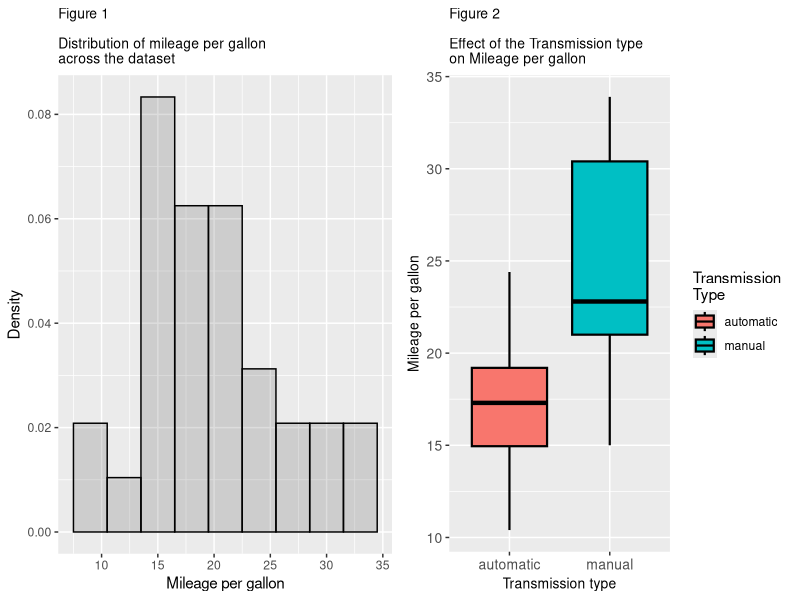
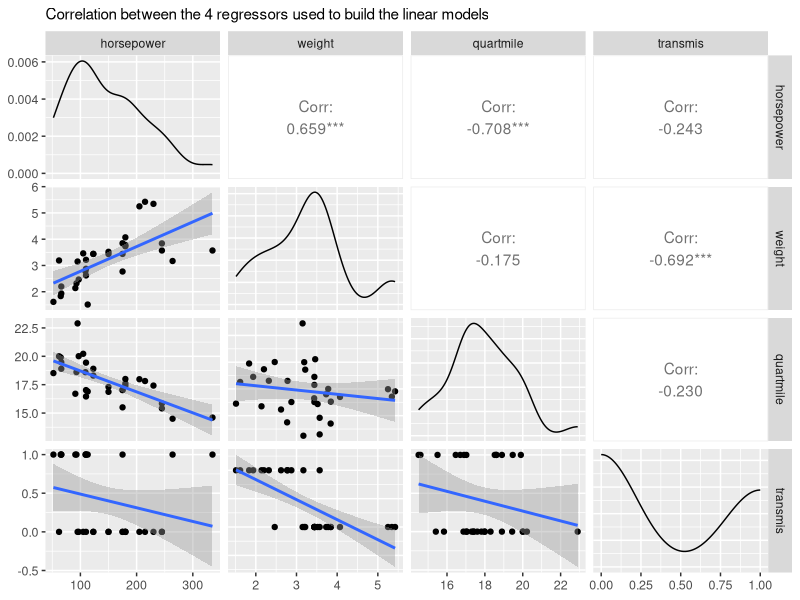
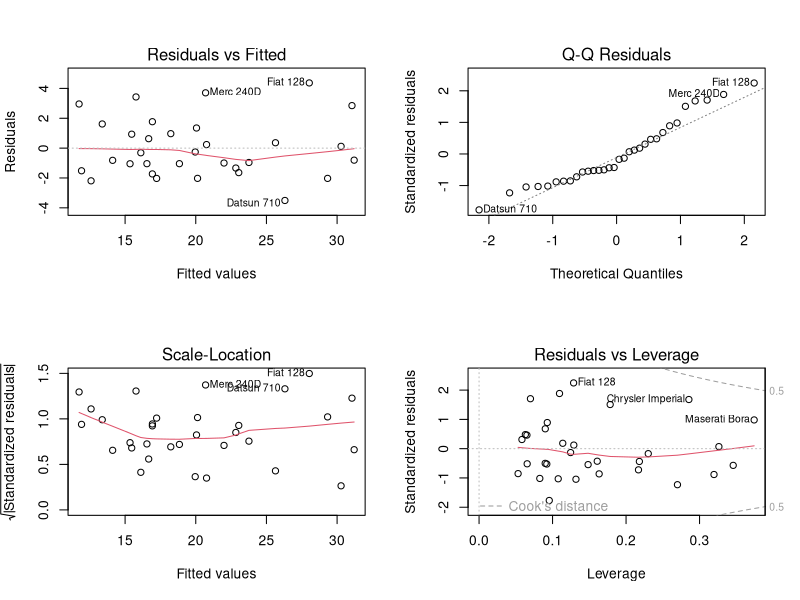

The R source for these figures, in order:
## ---- chunk 1
# Define document format parameters
require(knitr)
options(width = 100)
## ---- chunk 2
### 2. Environment in use for the analysis

# Required R packages to perform the analysis
require(ggplot2)    # Plotting system in use for the analysis
require(gridExtra)  # Arrange plots in grid
require(GGally)     # Use to display corelation between pairs of variables
require(datasets)   # Car datasets
require(car)        # Measure of Variance Inflation
## ---- chunk 3
# First look at the variables
mtc <- mtcars
# We don't display the result of str(mtc) as we are limited to 2 pages
# str(mtc)

# We rename the variables for a better understanding
colnames(mtc) <- c('mpg', 'cyl', 'displace', 'horsepower', 'rearaxle', 'weight', 
                   'quartmile', 'vsengine', 'transmis', 'fgear', 'carbu')
# Verification that we don't carry missing values in the dataset
# sum(!complete.cases(mtc[1:nrow(mtc), ]))

# We transform `tranmis` into a factor variable with Level 0 = "automatic" (transmission) 
# and Level 1 = "manual" (transmission)
mtc_origin <- mtc
mtc$transmis <- factor(mtc$transmis, levels = c(0,1), labels = c("automatic", "manual"))

mtc$vsengine <- factor(mtc$vsengine)
## ---- chunk 4
fit_lmbase <- lm(formula = mpg ~ transmis, data = mtc)
# Model coefficients
summary(fit_lmbase)$coeff
## ---- chunk 5
fit_lmall <- lm(formula = mpg ~ ., data = mtc)
head(sort(summary(fit_lmall)$coeff[,4]), 5)
## ---- chunk 6
# Correlation matrix of the four regressors
mtc_cor <- mtc_origin[, names(mtc_origin) %in% c('transmis', 'weight', 'quartmile', 'horsepower')]
#cor(mtc_cor) # We don't display as we have only 2 pages for the analysis
## ---- chunk 7
vif_three <- sort(vif(fit_lmall)[c('weight','quartmile','horsepower')], decreasing = TRUE)
vif_three
## ---- chunk 8
# fit_lmbase includes transmis as single regressor
fit_lm2 <- lm(formula = mpg ~ transmis + weight, data = mtc)
# We model the interaction betweem transmis & weight, given their high correlation
# and keep it in the subsequent model
fit_lm3 <- lm(formula = mpg ~ transmis * weight, data = mtc) 
fit_lm4 <- lm(formula = mpg ~ transmis * weight + quartmile, data = mtc)
fit_lm5 <- lm(formula = mpg ~ transmis * weight + quartmile + horsepower, data = mtc)

df_adj <- data.frame(adj.r.squared = cbind(summary(fit_lm2)$adj.r.squared, 
                                           summary(fit_lm3)$adj.r.squared,
                 summary(fit_lm4)$adj.r.squared, summary(fit_lm5)$adj.r.squared))
colnames(df_adj) <- c('Model2', 'Model3', 'Model4', 'Model5')
df_adj
## ---- chunk 9
# Analysis of Variance Table
anova(fit_lmbase, fit_lm2, fit_lm3, fit_lm4, fit_lm5)
## ---- chunk 10
# Best model
suml4 <- summary(fit_lm4)
suml4$coefficients
suml4$adj.r.squared
## ---- chunk 11
shapiro <- shapiro.test(fit_lm4$residuals)
data.frame(shapiro$statistic, shapiro$p.value)
## ---- chunk 12
# Detect inluence points
dfbet <- dfbetas(fit_lm4)
outliers <- tail (sort(dfbet[,4]), 3)
names(outliers)
## ---- chunk 13
confint(fit_lm4)
## ---- chunk 14
# We plot the density function
g1 <- ggplot(mtc, aes(x = mpg)) +
  geom_histogram(alpha = .20, binwidth = 3, colour = "black", aes(y = ..density..)) +
  ggtitle("Figure 1\n\nDistribution of mileage per gallon \nacross the dataset") +
  xlab("Mileage per gallon") + 
  ylab("Density") +
  theme(plot.title = element_text(size = 10))
## ---- chunk 15

g2 <- ggplot(mtc, aes(x = transmis, y = mpg, fill = transmis)) + geom_boxplot(color = "black", size = 0.75) +
  ggtitle("Figure 2\n\nEffect of the Transmission type \non Mileage per gallon") + 
  theme(plot.title = element_text(size = 10)) +
  theme(axis.text = element_text(size = 10)) +
  xlab("Transmission type") + 
  theme(axis.title.x = element_text(size = 10)) +
  ylab("Mileage per gallon") +
  theme(axis.title.y = element_text(size = 10)) +
  guides(fill = guide_legend(title="Transmission \nType")) 
# g

grid.arrange(g1, g2, ncol=2)
## ---- chunk 16
my_fn <- function(data, mapping, method = "loess", ...){
      p <- ggplot(data = data, mapping = mapping) + 
      geom_point() + 
      geom_smooth(method = method, ...)
      p
}
g <- ggpairs(mtc_cor, lower = list(continuous = wrap(my_fn, method="lm")), 
             title = "Correlation between the 4 regressors used to build the linear models") +
  theme(plot.title = element_text(size = 11)) +
  theme(axis.text = element_text(size = 9)) +
  theme(axis.title.x = element_text(size = 9)) +
  theme(axis.title.y = element_text(size = 9))
g
## ---- chunk 17
# We use base graphic for convenience
par(mfrow = c(2,2))
plot(fit_lm4)

